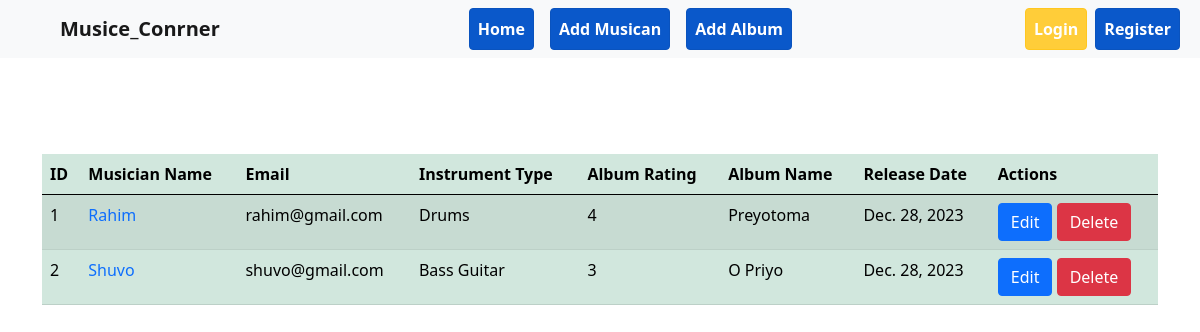
The app's page /, older data.
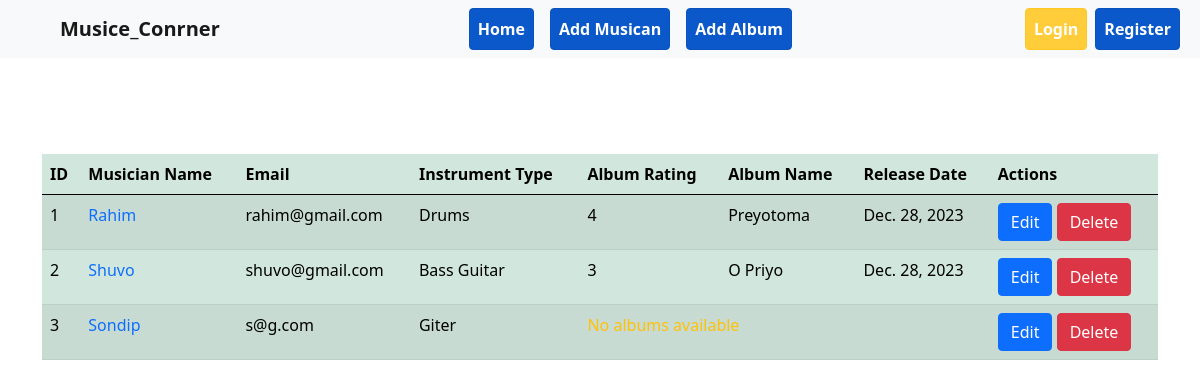
The same page, newer data.
### musician/models.py (models this page shows, shortened)
class MusicialModel(models.Model):
    first_name = models.CharField(max_length=100)
    last_name = models.CharField(max_length=100)
    email = models.EmailField()
    phone_num = models.CharField(max_length=12)
    instrument_type = models.CharField(max_length=100)

### album/models.py (models this page shows, shortened)
class AlbumModel(models.Model):
    album_name = models.CharField(max_length=100)
    musician = models.ForeignKey(MusicialModel, on_delete = models.CASCADE, related_name='album')
    release_date = models.DateField()
    rating =  models.CharField(max_length=12)

### Musicians_Directory/views.py (the view)
# urls.py: 2. Add a URL to urlpatterns:  path('', views.home, name='home')
def home(request):
    musician = MusicialModel.objects.all()
    return render(request, 'home.html',{'data':musician})

### templates/home.html
{% extends "base.html" %}
{% block content %}
    <div class="container mt-5 pt-5">
        <table class="table table-success table-striped">
            <thead>
              <tr>
                <th scope="col">ID</th>
                <th scope="col">Musician Name</th>
                <th scope="col">Email</th>
                <th scope="col">Instrument Type</th>
                <th scope="col">Album Rating</th>
                <th scope="col">Album Name</th>
                <th scope="col">Release Date</th>
                <th scope="col">Actions</th>
              </tr>
            </thead>
            <tbody>
              {% for dt in data %}
              <tr>
                  <td>{{ dt.id }}</td>
                  <td>
                      <a class='text-decoration-none' href="{% url 'edit_musician' dt.id %}">
                          {{ dt.first_name }}
                      </a>
                  </td>
                  <td>{{ dt.email }}</td>
                  <td>{{ dt.instrument_type }}</td>
                  {% if dt.album.all %}
                      {% for musi in dt.album.all %}
                          <td>{{ musi.rating }}</td>
                          <td>{{ musi.album_name }}</td>
                          <td>{{ musi.release_date }}</td>
                      {% endfor %}
                  {% else %}
                      <td class='text-warning' colspan="3">No albums available</td>
                  {% endif %}
                  <td>
                      <a href="{% url 'edit_album' dt.id %}" class="btn btn-primary">Edit</a>
                      <a href="{% url 'delete_album' dt.id %}" class="btn btn-danger">Delete</a>
                  </td>
              </tr>
          {% endfor %}
            </tbody>
          </table>
    </div>
{% endblock content %}

Row changes from the older to the newer data that the page shows:
added MusicialModel: id "3", first_name "Sondip", email "s@g.com", instrument_type "Giter", shows "No albums available"
